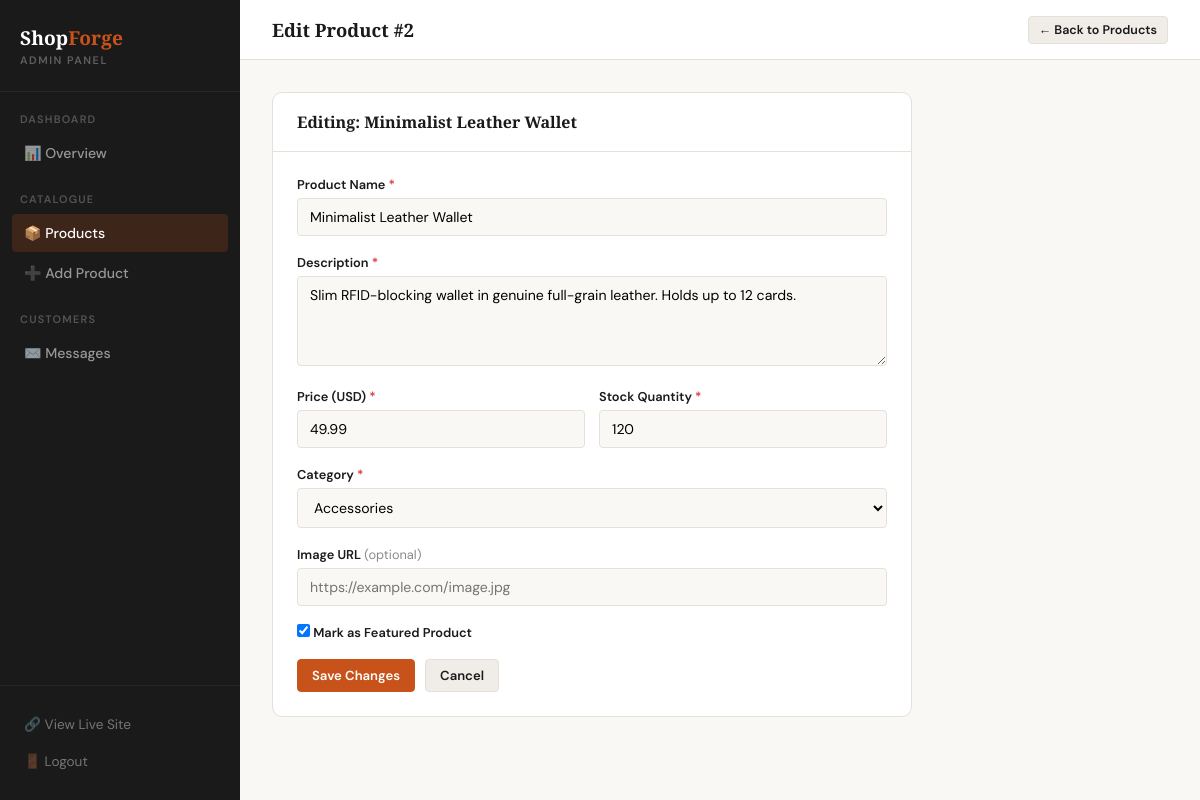
Screenshot of /admin/edit_product.php?id=2 (signed in) with the database file from the repository.
### tables this page shows
CREATE TABLE IF NOT EXISTS products (
    id INT AUTO_INCREMENT PRIMARY KEY,
    name VARCHAR(255) NOT NULL,
    description TEXT NOT NULL,
    price DECIMAL(10,2) NOT NULL,
    category VARCHAR(100) NOT NULL,
    stock INT NOT NULL DEFAULT 0,
    image_url VARCHAR(500),
    featured TINYINT(1) NOT NULL DEFAULT 0,
    created_at TIMESTAMP DEFAULT CURRENT_TIMESTAMP
);

### admin/edit_product.php (the view, shortened to what this page needs)
<?php
require_once '../includes/db.php';
$id = (int) ($_GET['id'] ?? 0);
$stmt = $conn->prepare("SELECT * FROM products WHERE id = ?");
$stmt->bind_param('i', $id);
$stmt->execute();
$product = $stmt->get_result()->fetch_assoc();
?>
<!DOCTYPE html>
<html lang="en">
<head>
    <link rel="stylesheet" href="../assets/css/admin.css">
</head>
<body>
<aside class="sidebar">
    <div class="sidebar-logo">
        <a href="../index.php">Shop<span>Forge</span></a>
        <span class="admin-tag">Admin Panel</span>
    </div>
    <nav class="sidebar-nav">
        <span class="nav-label">Dashboard</span>
        <a href="index.php">📊 Overview</a>
        <span class="nav-label">Catalogue</span>
        <a href="products.php" class="active">📦 Products</a>
        <a href="add_product.php">➕ Add Product</a>
        <span class="nav-label">Customers</span>
        <a href="contacts.php">✉️ Messages</a>
    </nav>
    <div class="sidebar-footer">
        <a href="../index.php" target="_blank">🔗 View Live Site</a>
        <a href="logout.php">🚪 Logout</a>
    </div>
</aside>
<div class="admin-main">
    <div class="admin-topbar">
        <h1>Edit Product #<?php echo $id; ?></h1>
        <a href="products.php" class="btn btn-secondary btn-sm">← Back to Products</a>
    </div>
    <div class="admin-content">
        <div class="panel" style="max-width:640px;">
            <div class="panel-header">
                <h2>Editing: <?php echo htmlspecialchars($product['name']); ?></h2>
            </div>
            <div class="panel-body">
                <form method="POST" action="">
                    <div class="form-group">
                        <label for="name">Product Name <span style="color:#d63939;">*</span></label>
                        <input type="text" id="name" name="name" value="<?php echo htmlspecialchars($product['name']); ?>" required>
                    </div>
                    <div class="form-group">
                        <label for="description">Description <span style="color:#d63939;">*</span></label>
                        <textarea id="description" name="description" required><?php echo htmlspecialchars($product['description']); ?></textarea>
                    </div>
                    <div class="form-row">
                        <div class="form-group">
                            <label for="price">Price (USD) <span style="color:#d63939;">*</span></label>
                            <input type="number" id="price" name="price" min="0" step="0.01" value="<?php echo htmlspecialchars($product['price']); ?>" required>
                        </div>
                        <div class="form-group">
                            <label for="stock">Stock Quantity <span style="color:#d63939;">*</span></label>
                            <input type="number" id="stock" name="stock" min="0" value="<?php echo htmlspecialchars($product['stock']); ?>" required>
                        </div>
                    </div>
                    <div class="form-group">
                        <label for="category">Category <span style="color:#d63939;">*</span></label>
                        <select id="category" name="category" required>
                            <?php foreach (['Electronics','Accessories','Kitchen','Office','Clothing','Other'] as $cat): ?>
                                <option value="<?php echo $cat; ?>" <?php echo $product['category'] === $cat ? 'selected' : ''; ?>><?php echo $cat; ?></option>
                            <?php endforeach; ?>
                        </select>
                    </div>
                    <div class="form-group">
                        <label for="image_url">Image URL <span style="color:var(--ink-muted);font-weight:400;">(optional)</span></label>
                        <input type="text" id="image_url" name="image_url" placeholder="https://example.com/image.jpg" value="<?php echo htmlspecialchars($product['image_url'] ?? ''); ?>">
                    </div>
                    <div class="form-group">
                        <label class="checkbox-label">
                            <input type="checkbox" name="featured" <?php echo $product['featured'] ? 'checked' : ''; ?>>
                            Mark as Featured Product
                        </label>
                    </div>
                    <div style="display:flex;gap:10px;margin-top:8px;">
                        <button type="submit" class="btn btn-primary">Save Changes</button>
                        <a href="products.php" class="btn btn-secondary">Cancel</a>
                    </div>
                </form>
            </div>
        </div>
    </div>
</div>
</body>
</html>

### assets/css/admin.css (style rules this page uses)
*, *::before, *::after { box-sizing: border-box; margin: 0; padding: 0; }
:root { --ink: #1a1a1a; --ink-light: #4a4a4a; --ink-muted: #8a8a8a; --cream: #faf8f5; --cream-dark: #f0ede8; --accent: #c8531a; --accent-light: #f5e8e0; --white: #ffffff; --border: #e5e0d9; --sidebar-width: 240px; --font-display: 'Playfair Display', serif; --font-body: 'DM Sans', sans-serif; --radius: 4px; --radius-lg: 10px; --transition: 0.25s ease; }
html, body { height: 100%; }
body { font-family: var(--font-body); background: var(--cream); color: var(--ink); font-size: 14px; display: flex; }
.sidebar { width: var(--sidebar-width); background: var(--ink); height: 100vh; position: fixed; top: 0; left: 0; display: flex; flex-direction: column; }
.sidebar-logo { padding: 24px 20px; border-bottom: 1px solid rgba(255,255,255,0.06); }
.sidebar-logo a { font-family: var(--font-display); font-size: 1.2rem; color: var(--white); text-decoration: none; font-weight: 700; }
.sidebar-logo a span { color: var(--accent); }
.sidebar-logo .admin-tag { display: block; font-size: 0.68rem; font-weight: 600; letter-spacing: 1.5px; text-transform: uppercase; color: rgba(255,255,255,0.3); margin-top: 2px; }
.sidebar-nav { flex: 1; padding: 20px 12px; }
.nav-label { font-size: 0.68rem; font-weight: 600; text-transform: uppercase; letter-spacing: 1.2px; color: rgba(255,255,255,0.25); padding: 0 8px; margin-bottom: 8px; margin-top: 20px; display: block; }
.nav-label:first-child { margin-top: 0; }
.sidebar-nav a { display: flex; align-items: center; gap: 10px; padding: 10px 12px; border-radius: var(--radius); color: rgba(255,255,255,0.55); text-decoration: none; font-size: 0.88rem; font-weight: 500; transition: all var(--transition); margin-bottom: 2px; }
.sidebar-nav a.active { color: var(--white); background: rgba(200,83,26,0.2); }
.sidebar-footer { padding: 20px 12px; border-top: 1px solid rgba(255,255,255,0.06); }
.sidebar-footer a { display: flex; align-items: center; gap: 10px; padding: 10px 12px; border-radius: var(--radius); color: rgba(255,255,255,0.4); text-decoration: none; font-size: 0.85rem; transition: all var(--transition); }
.admin-main { margin-left: var(--sidebar-width); flex: 1; min-height: 100vh; display: flex; flex-direction: column; }
.admin-topbar { background: var(--white); border-bottom: 1px solid var(--border); padding: 0 32px; height: 60px; display: flex; align-items: center; justify-content: space-between; position: sticky; top: 0; z-index: 10; }
.admin-topbar h1 { font-family: var(--font-display); font-size: 1.15rem; font-weight: 600; }
.admin-content { padding: 32px; flex: 1; }
.panel { background: var(--white); border: 1px solid var(--border); border-radius: var(--radius-lg); overflow: hidden; margin-bottom: 24px; }
.panel-header { padding: 18px 24px; border-bottom: 1px solid var(--border); display: flex; align-items: center; justify-content: space-between; }
.panel-header h2 { font-family: var(--font-display); font-size: 1rem; font-weight: 600; }
.panel-body { padding: 24px; }
.btn { display: inline-flex; align-items: center; gap: 6px; padding: 7px 14px; border-radius: var(--radius); font-family: var(--font-body); font-size: 0.82rem; font-weight: 600; cursor: pointer; transition: all var(--transition); border: 1.5px solid transparent; text-decoration: none; }
.btn-primary { background: var(--accent); color: var(--white); border-color: var(--accent); }
.btn-secondary { background: var(--cream-dark); color: var(--ink); border-color: var(--border); }
.btn-sm { padding: 5px 10px; font-size: 0.78rem; }
.form-group { margin-bottom: 18px; }
.form-group label { display: block; font-size: 0.8rem; font-weight: 600; margin-bottom: 5px; }
.form-group input, .form-group select, .form-group textarea { width: 100%; padding: 9px 12px; border: 1.5px solid var(--border); border-radius: var(--radius); font-family: var(--font-body); font-size: 0.88rem; background: var(--cream); outline: none; transition: border-color var(--transition); }
.form-group textarea { min-height: 90px; resize: vertical; }
.form-row { display: grid; grid-template-columns: 1fr 1fr; gap: 14px; }
.checkbox-label { display: flex; align-items: center; gap: 8px; cursor: pointer; font-size: 0.88rem; font-weight: 500; }
.checkbox-label input { width: auto; }

### rows the page displays
products: name "Minimalist Leather Wallet", description "Slim RFID-blocking wallet in genuine full-grain leather. Holds up to 12 cards.", price "49.99", stock "120", category "Accessories", featured "☑"

### other values shown
$id "2"
